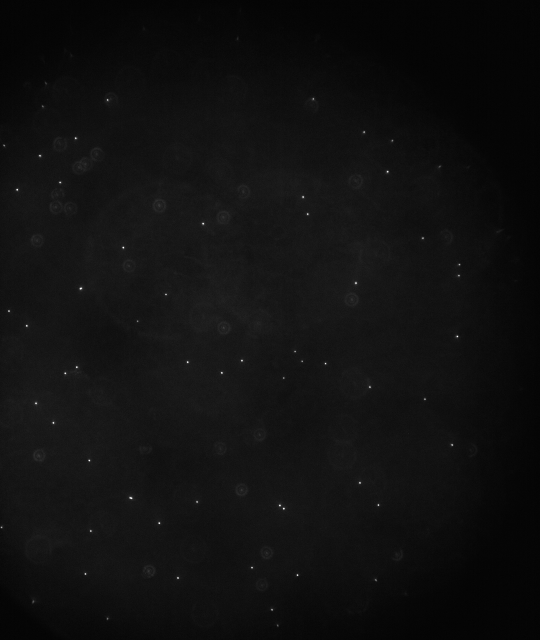
#> input picture upiv/input/ImageSrc1.tif, 1080 x 1280 px (shown at 1/2 size)
$ jupyter execute --allow-errors s1.ipynb   (shell and % lines are left out)   (older library calls are emulated)
#> lines starting #> are read from the running program, lines starting #| are printed output that depends on the picture; after the words box and inside, x2 and y2 are one past the last pixel; in counts of white or black regions, pixels touching at a corner belong together
[cell 1]
def crop(srcimg, sizex, sizey, cropx, cropy):
    img = np.copy(scrimg[sizey:sizey+cropy, sizex:sizex+cropx])
    return img

[cell 2]

import matplotlib.pyplot as plt
import numpy as np
import tifffile as tif
import helper

import cv2

#########  Glossary ########
# img                   ~ original image
# f0,f1,f2, ...         ~ processed images
# cimg, cf0, cf1, ...   ~ cropped images
# cut0, cut1            ~ lower and higher intensity cut
# shape                 ~ original image shape
# cshape                ~ cropped image shape

############ SETTINGS ################
#filepath = "/Users/chuan/Projects/UPiV/samples/60_Luft_0_10_20_70.tif"
filepath = "input/ImageSrc1.tif"
cropsize = 400
cropx = 200
cropy = 400

### read image ###
img = tif.imread(filepath, key=0)
#> img is the input picture: shape (1280, 1080) uint16; min 0, max 65535, mean 4155.2
img = np.array(img/32)

### crop image ###
#> (the rest of this cell did not finish here and is left out)

[cell 3]
# histgram cropped image

plt.figure()
fig, axes = plt.subplots(1,3, figsize=(12,4))
#> (the rest of this cell did not finish here and is left out)

#> (a cell that did not finish here is left out)

#> (a cell that did not finish here is left out)

[cell 6]
img = cv2.imread(filepath)
cimg = np.copy(img[cropy:cropy+cropsize, cropx:cropx+cropsize]) # in red
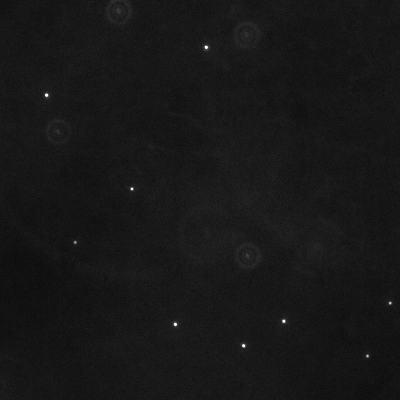
#> cimg: shape (400, 400, 3); min 11, max 255, mean 23.4
cimg2 = np.copy(img[cropy-200:cropy-200+cropsize, cropx:cropx+cropsize]) #in green
shape = img.shape
#> shape = (1280, 1080, 3)
cshape = cimg.shape
#> cshape = (400, 400, 3)

### plot image ###
plt.figure()
fig, axes = plt.subplots(1,3, figsize=(12,4))
cv2.rectangle(img, (cropx, cropy), (cropx+cropsize, cropy+cropsize),255,8)
cv2.rectangle(img, (cropx, cropy-200), (cropx+cropsize, cropy-200+cropsize), (0,255,0), 8)
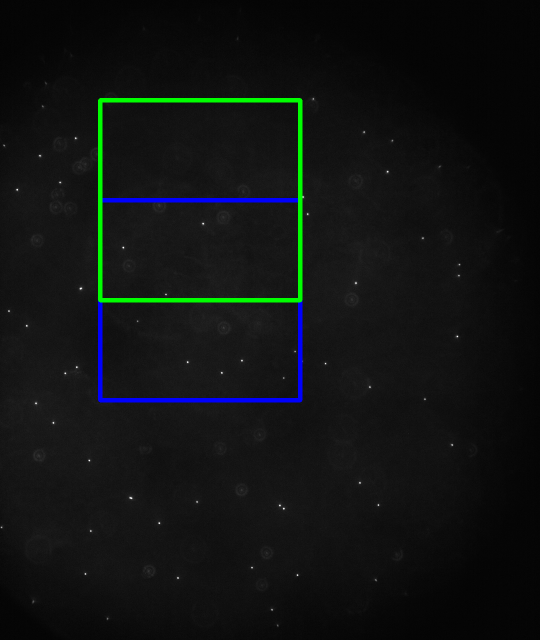
#> img: shape (1280, 1080, 3) (shown at 1/2 size); mean B, G, R 17.7, 18.4, 15.8
axes[0].imshow(img)

### histogram ###
_t = axes[1].hist(img.flatten(), bins=256)
axes[1].set_xlim(0,256)
axes[1].set_yscale('log')


cut0 = 68.5
cut1 = cut0+13
gauss = 5

### process cropped image ###
plt.figure()
fig, axes = plt.subplots(1,5, figsize=(20,4))
axes[0].imshow(cimg)

### filter cropped image ###
cf0 = np.zeros(cshape,dtype='uint8')
for r in range(cshape[0]):
    for c in range(cshape[1]):
        if cimg[r,c,0] < cut0:
            cf0[r,c] = [0,0,0]
        elif cimg[r,c,0] > cut1:
            #cf0[r,c] = [255,255,255]
            cf0[r,c] = [0,0,0]
        else:
            cf0[r,c] = cimg[r,c] + 180
cf1 = cv2.GaussianBlur(cf0,(gauss,gauss),3)
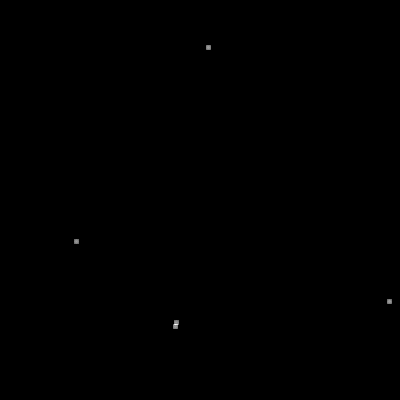
#> cf1: shape (400, 400, 3); min 0, max 20, mean 0.00785; drawn with min black and max white
cf2 = cv2.Canny(cf1, 60,200)
#> cf2: shape (400, 400); every value is 0
# [4 lines of commented-out code are left out]


_t = axes[1].hist(cimg.flatten(), bins=256)
axes[1].set_xlim(0,255)
axes[1].set_yscale('log')
axes[2].imshow(cf0)
axes[3].imshow(cf1)
axes[4].imshow(cf2, cmap='gray')
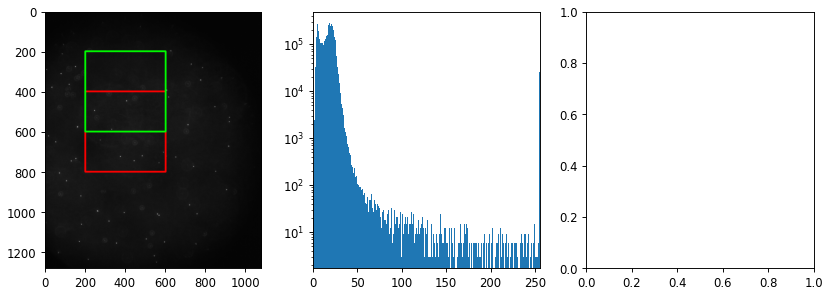
#> figure drawn by matplotlib, 2 panels; B, G, R data is drawn as R, G, B; panel 2: tallest bar 276765 high, from x = 18.93 to 19.92
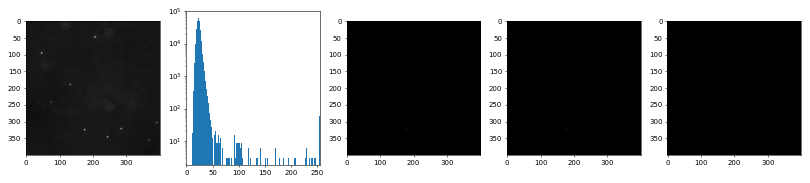
#> figure drawn by matplotlib, 5 panels; panel 2: tallest bar 61212 high, from x = 22.44 to 23.39

#> (a cell that did not finish here is left out)

[cell 8]
_t

[cell 9]
cut0 = 68.5
cut1 = cut0+13
gauss = 7

### process cropped image ###
plt.figure()
fig, axes = plt.subplots(1,5, figsize=(20,4))
axes[0].imshow(cimg)

_t = axes[1].hist(cimg.flatten(), bins=256)
axes[1].set_xlim(0,255)

cf0 = np.zeros(cshape,dtype='uint8')
for r in range(cshape[0]):
    for c in range(cshape[1]):
        if cimg[r,c,0] < cut0:
            cf0[r,c] = [0,0,0]
        elif cimg[r,c,0] > cut1:
            cf0[r,c] = [255,255,255]
        else:
            cf0[r,c] = cimg[r,c] + (240-cut1)


for r in range(cshape[0]):
    for c in range(cshape[1]):
        if cf0[r,c,0]>225 and cf0[r,c,0] < 235:
            cf0[r,c] = [cf0[r,c,0],0,0]
        if cf0[r,c,0]>235 and cf0[r,c,0] < 245:
            cf0[r,c] = [0,cf0[r,c,0],0]
#> cf0: shape (400, 400, 3); mean B, G, R 0.2, 0.2, 0.2

cf1 = cv2.fastNlMeansDenoising(cf0)
cf2 = cv2.GaussianBlur(cf0,(gauss,gauss),1)
#> cf2: shape (400, 400, 3)
cf3 = cv2.Canny(cf1, 30,250)
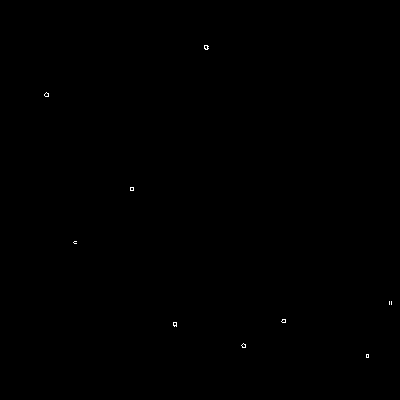
#> cf3: shape (400, 400); 0.06% white in thin lines or dots, all inside (x1, y1, x2, y2) = (44, 45, 392, 358)

axes[2].imshow(cf0)
axes[3].imshow(cf1)

axes[4].imshow(cf3, cmap='gray')
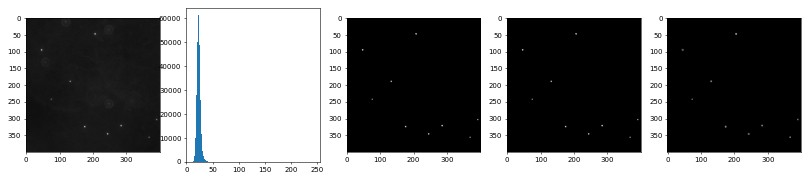
#> figure drawn by matplotlib, 5 panels; panel 2: tallest bar 61212 high, from x = 22.44 to 23.39

[cell 10]
cut0 = 68.5
cut1 = cut0+13
gauss = 7

### process cropped image ###
plt.figure()
fig, axes = plt.subplots(1,5, figsize=(20,4))
axes[0].imshow(cimg2)

_t = axes[1].hist(cimg2.flatten(), bins=256)
axes[1].set_xlim(0,255)
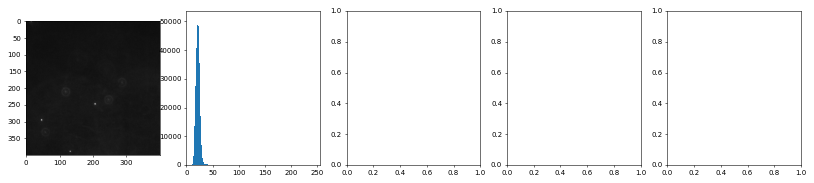
#> figure drawn by matplotlib, 2 panels; panel 2: tallest bar 51102 high, from x = 21.51 to 22.47

$ run again, with upiv/input/x1.tif copied over upiv/input/ImageSrc1.tif
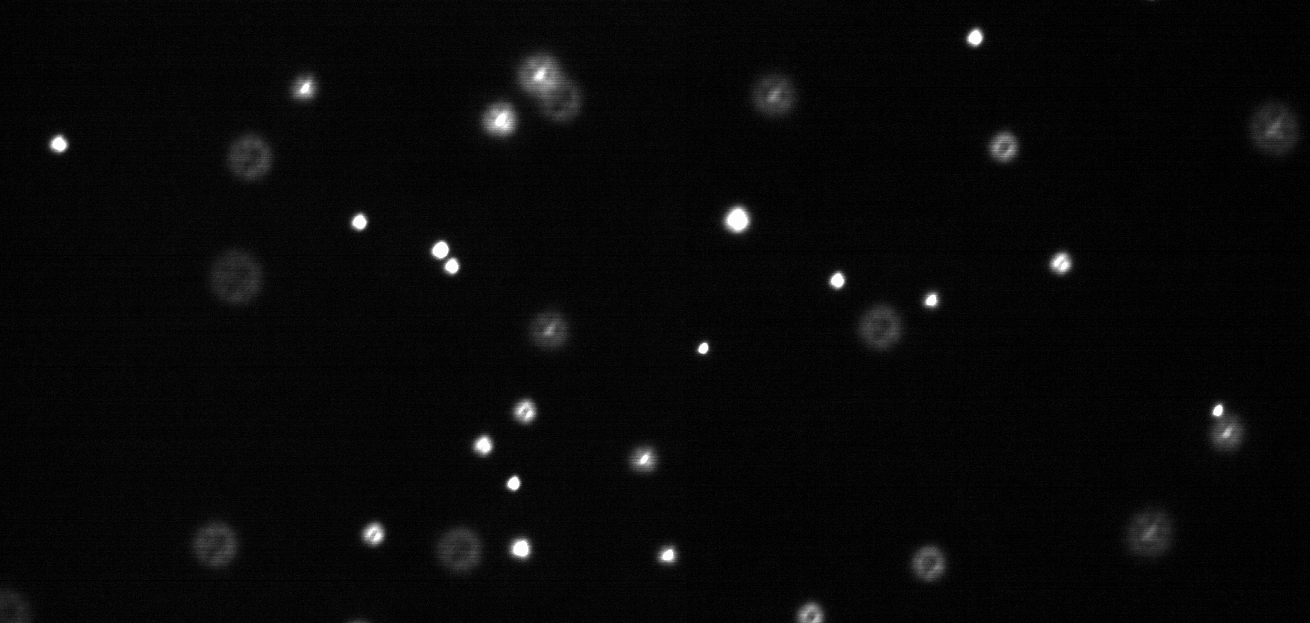
#> input picture upiv/input/x1.tif, 1310 x 623 px
#> img is the input picture: shape (623, 1310); min 28, max 227, mean 35.4
#> after the loop `for r in range(cshape[0]):`:
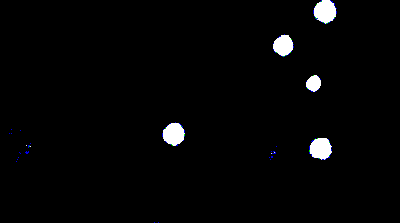
#> cf0: shape (223, 400, 3); mean B, G, R 5.1, 4.8, 4.7
#> cf3: shape (223, 400); 0.56% white in thin lines or dots, all inside (x1, y1, x2, y2) = (8, 0, 337, 223)
#> `[cell 10] cut0 = 68.5 cut1 = cut0+13 gauss = 7`:
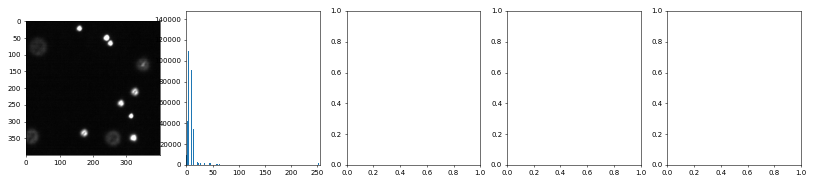
#> figure drawn by matplotlib, 2 panels; panel 2: tallest bar 140664 high, from x = 6.92 to 7.91
